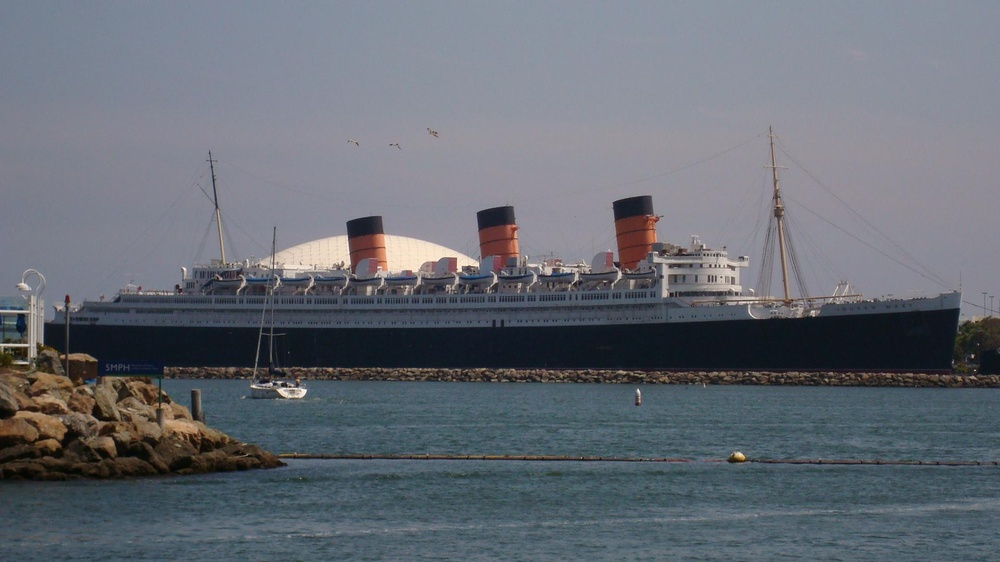
#> input picture python/boat.jpg, 1000 x 562 px, shrunk from 1920 x 1080 before the run
$ python processimg.py
#> lines starting #> are read from the running program, lines starting #| are printed output that depends on the picture
"""
Author: Jaemok C. Lee
Date: 02/03/2022
Lab 4
----------------------------------------------------------------------------
Academic Honesty Pledge
    I, Jaemok Lee, do hereby certify that I have derived no assistance for
    this project or examination from any sources whatsoever, whether oral,
    written, or in print.
----------------------------------------------------------------------------
Program Description
    This program is a image processing toolkit that allows the user to
    edit an image with different functions.
----------------------------------------------------------------------------
INPUT
   Path to a jpg image
----------------------------------------------------------------------------
OUTPUT
    Display edited or original image to screen
    Save edited image
----------------------------------------------------------------------------
References
    https://www.tutorialspoint.com/python/string_endswith.htm
"""
from PIL import Image

def createNegative(image):
    """Takes the passed image and returns a negative copy"""
    px = image.load()
    newImage = Image.new("RGB", (image.width, image.height))
    newPx = newImage.load()
    # iterate through every pixel
    for x in range(image.width):
        for y in range(image.height):
            pixel = px[x, y]
            # invert each pixel by subtracting from 255
            red = 255 - pixel[0]
            green = 255 - pixel[1]
            blue = 255 - pixel[2]
            # set pixel of newImage to the inverted values
            newPx[x, y] = (red, green, blue)
    # return copy of negative image
    return newImage

# [148 lines left out: functions adjustBrightness, flipVertically, flipHorizontally, rotateLeft, findEdges, createGrayscale and 1 more, not called in this run]

def main():
    """Allows user to use above functions on a given image"""
    print("**********Image Processing Toolkit*****************")
    # get image file for reading
    filename = input("Please enter path to image to process (Press enter to use default example): ")
    # use default boat example
    if len(filename) == 0:
        filename = "boat.jpg"
    # check that file is a jpg
    if not filename.endswith(".jpg"):
        print("ERROR: Must enter a jpg format image")
        quit()
    # open image and begin processing
    with Image.open(filename) as image:
#> image is the input picture: PIL image 1000x562 RGB; mean R, G, B 102.1, 107.3, 115.8
        done = False
        newImage = None
        while not done:
            print("How should the image be processed?")
            print("1 - Create image negative")
            print("2 - Adjust brightness")
            print("3 - Flip vertically")
            print("4 - Flip horizontally")
            print("5 - Rotate to the left")
            print("6 - Find edges")
            print("7 - Create grayscale")
            print("8 - Magnify image by 4")
            print("9 - Display original image")
            print("10 - Display edited image")
            print("11 - Display this help")
            print("12 - Save and quit")
            print("13 - Save without quitting")
            print("14 - Quit without saving")
            # get user choice
            response = int(input("Enter your choice: "))
            # check that there is new image to save or open
            if (response == 10 or response == 12) and newImage is None:
                print("ERROR: Must edit image first")
            elif response == 1:
                newImage = createNegative(image)
            elif response == 2:
                amount = float(input("Adjustment between -1.0 and 1.0: "))
                newImage = adjustBrightness(image, amount)
            elif response == 3:
                newImage = flipVertically(image)
            elif response == 4:
                newImage = flipHorizontally(image)
            elif response == 5:
                newImage = rotateLeft(image)
            elif response == 6:
                threshold = int(input("Enter threshold(0 - 100): "))
                newImage = findEdges(image, threshold)
            elif response == 7:
                newImage = createGrayscale(image)
            elif response == 8:
                newImage = magnifyImage(image)
            elif response == 9:
                image.show()
            elif response == 10:
                newImage.show()
            elif response == 11:
                # do nothing
                done = False
            elif response == 12:
                newImage.save("output.jpg")
                done = True
            elif response == 13:
                newImage.save("output.jpg")
            elif response == 14:
                done = True
            else:
                print("ERROR: Invalid input, please try again")
            print() # new line for formatting
#> this loop made 6 passes; the answer given on pass 1: 1
#> pass 1, in main, `newImage = createNegative(image)`:
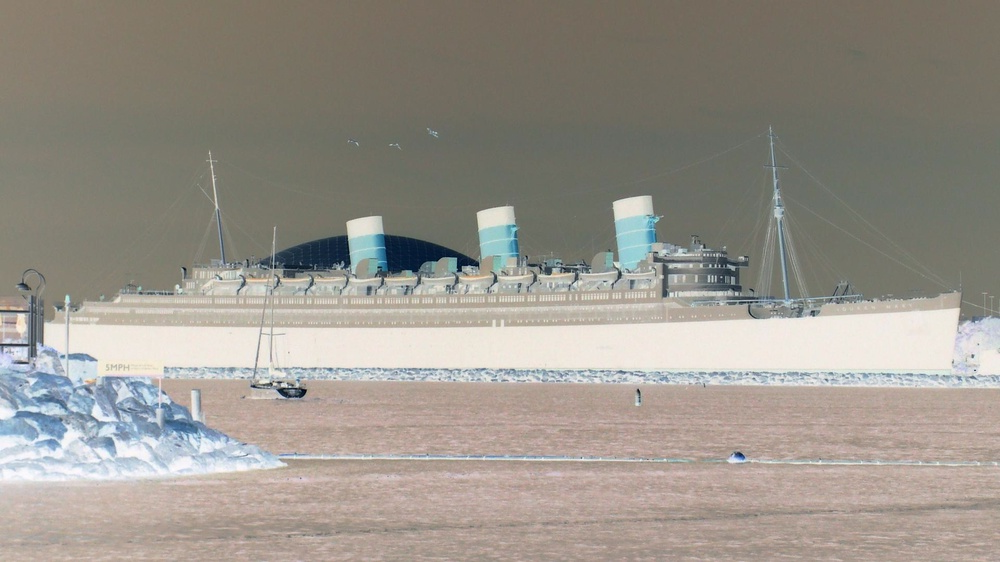
#> newImage: PIL image 1000x562 RGB; mean R, G, B 152.9, 147.7, 139.2
# call main function and start program
#> (the run stopped early here; a loop or call above may not have finished)

$ run again, with python/lake.jpg copied over python/boat.jpg
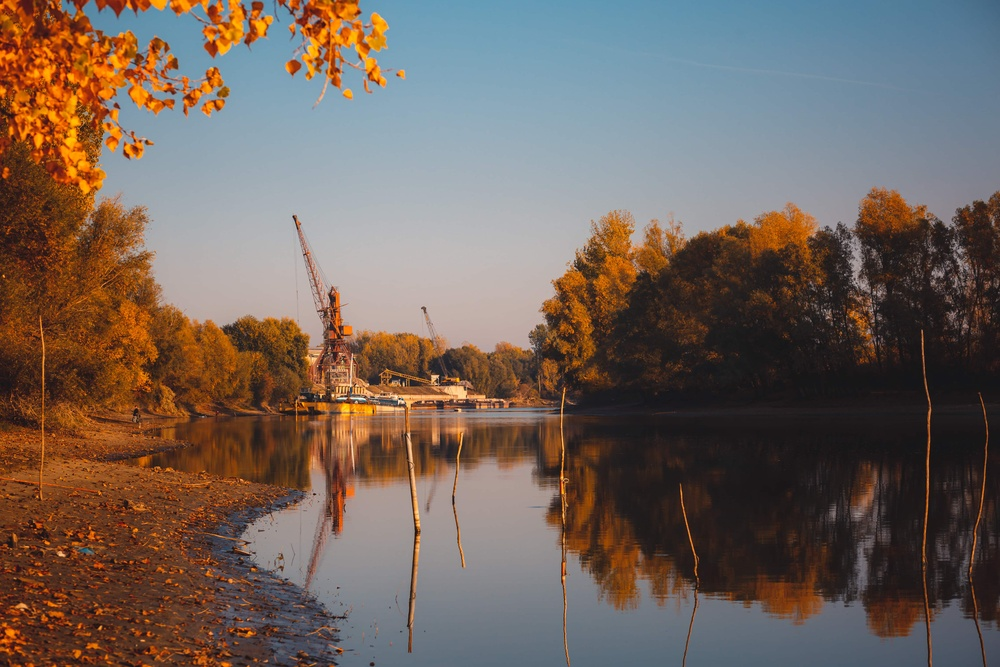
#> input picture python/lake.jpg, 1000 x 667 px, shrunk from 5727 x 3818 before the run
#> in main, image is the input picture: PIL image 1000x667 RGB; mean R, G, B 113.5, 99, 90.9
#> the loop in main, `while not done:` made 6 passes; the answer given on pass 1: 1
#> pass 1, in main, `newImage = createNegative(image)`:
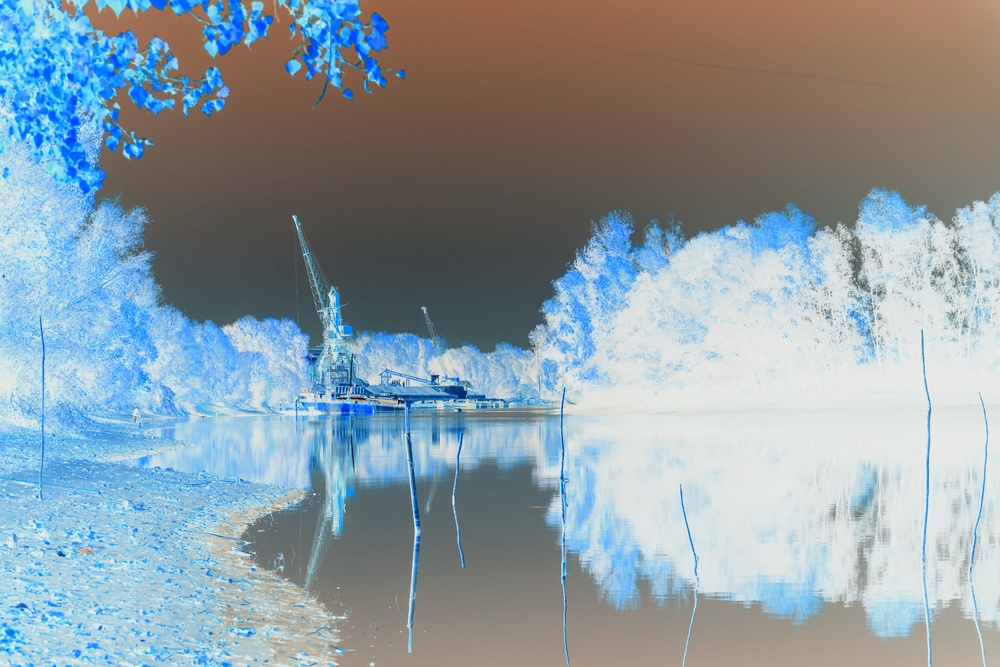
#> newImage: PIL image 1000x667 RGB; mean R, G, B 141.5, 156, 164.1
